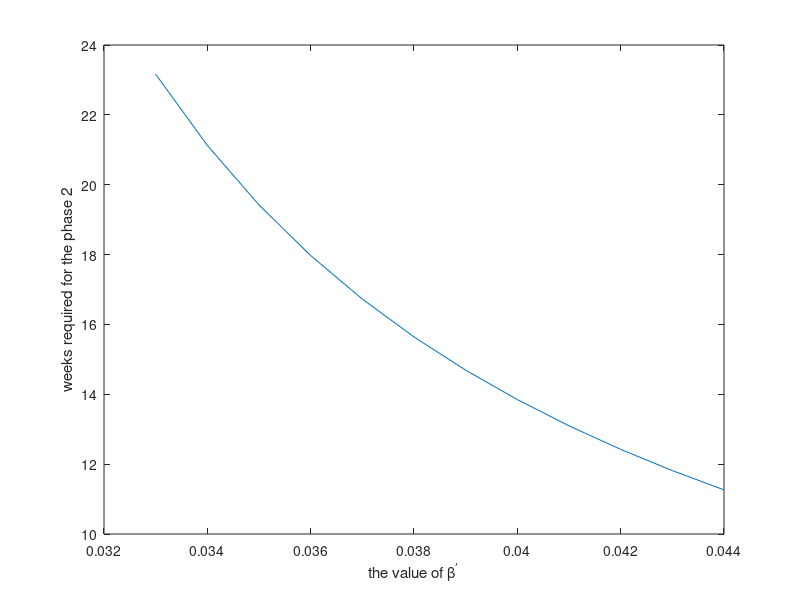

Recreate this plot in MATLAB.
% the phase 2 is taken as an example
% betaprime is increased from 0.033 to 0.044, with length step of 0.001
betaprime=0.033:0.001:0.044; % cal_out coefficient
wk=64.25; % weight in week 3
ck=10000; % cal_in since week 3
k=4; % week counter beginning with k=3
alpha=1/8000;
wn=50; % targeted weight in week 3+n
n=zeros(1,12);
for i=1:12
    num=(wn-(alpha.*ck./betaprime(i)))./(wk-(alpha.*ck./betaprime(i)));
    den=1-betaprime(i);
    n(i)=log(num)./log(den);
end
plot(betaprime,n)
xlabel('the value of \beta^{\prime}')
ylabel('weeks required for the phase 2')
